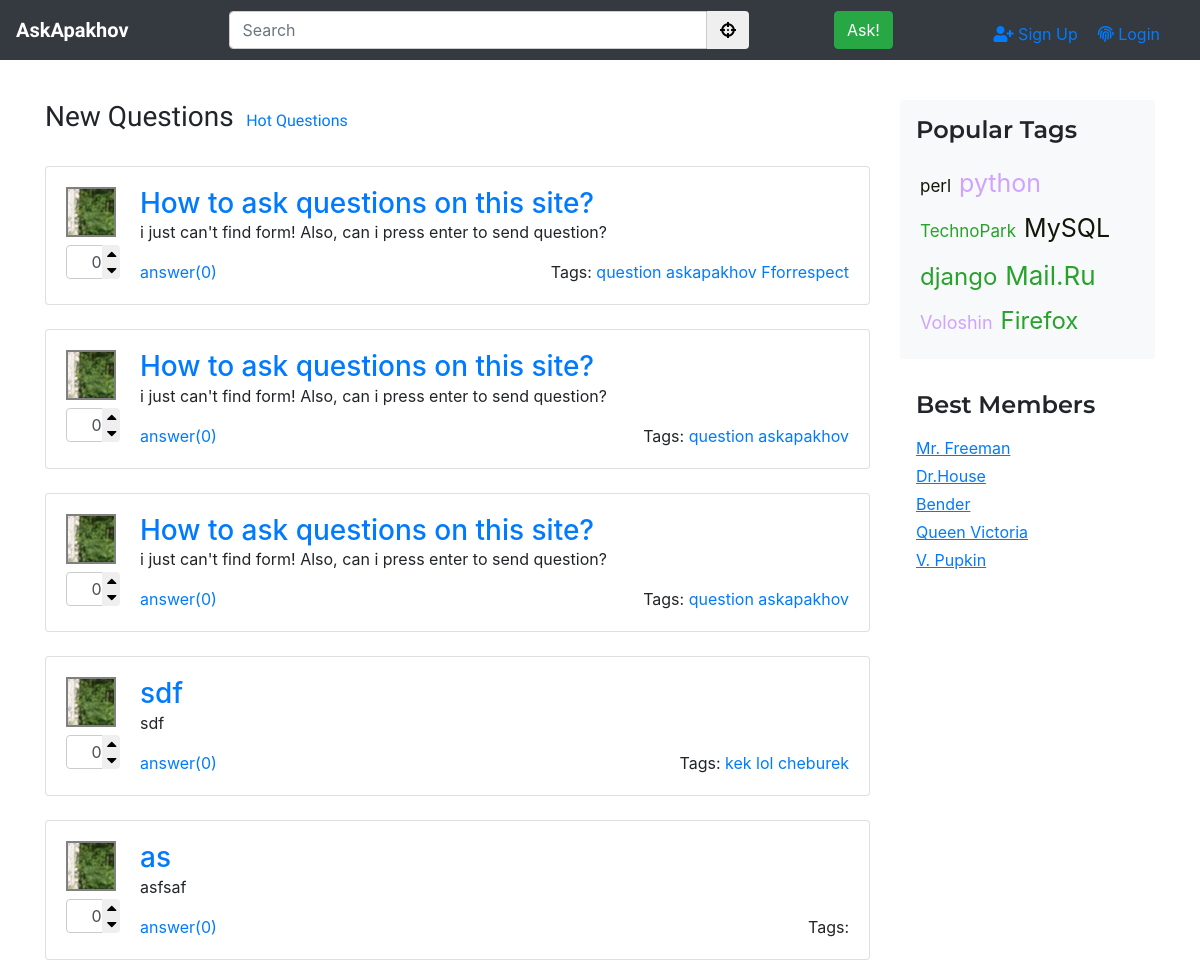
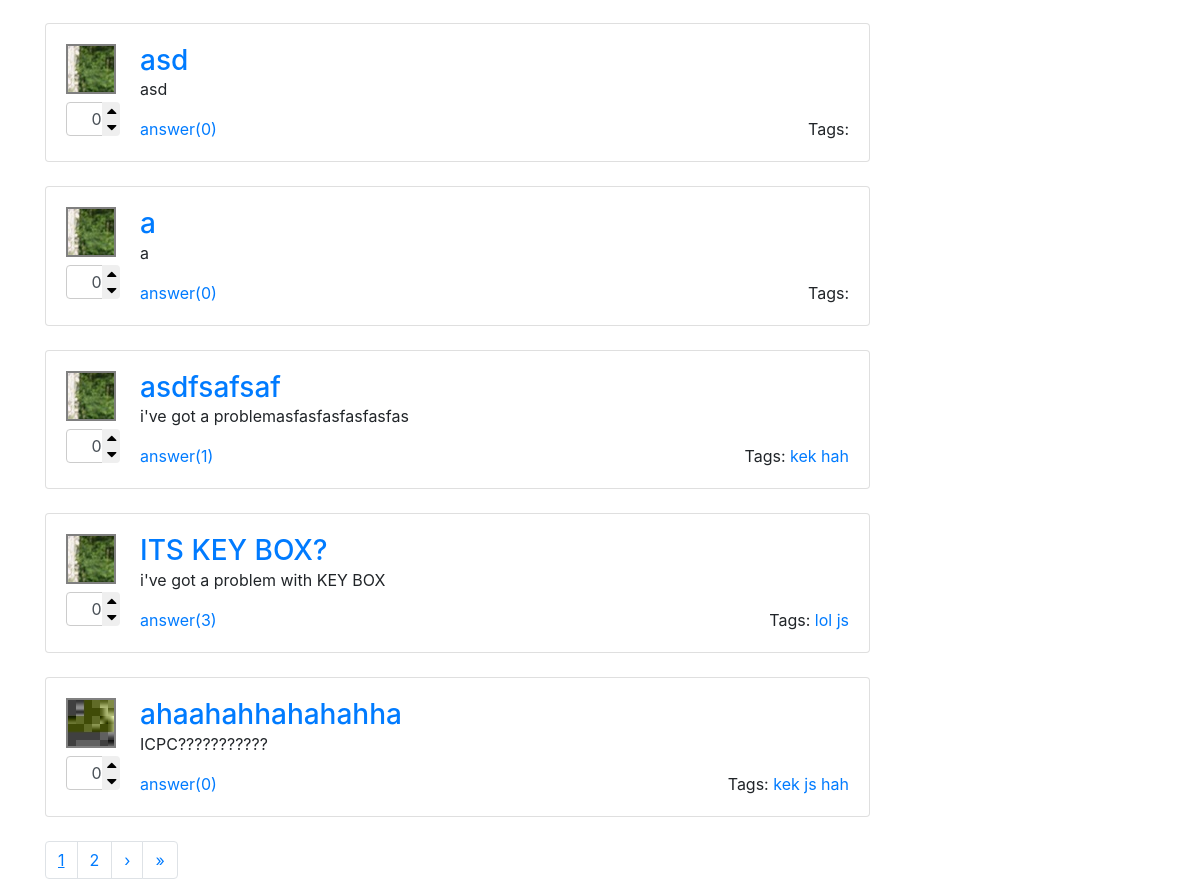
Page /9/ on the committed database (2 pictures, top to bottom).
### ask/models.py (models this page shows, shortened)
class Question(models.Model):
    objects = QuestionManager()
    autor = models.ForeignKey(Profile, on_delete=models.CASCADE)
    title = models.CharField(max_length=120, verbose_name=u"заголовок ярлыка")
    tags = models.ManyToManyField(Tag, blank=True)
    text = models.CharField(max_length=10000, verbose_name=u"full text", default="i've got a problem")
    create_time = models.TimeField(auto_now_add=True)
    like_am = models.IntegerField(default=0,verbose_name=u"количество Лукашенко")
    is_active = models.BooleanField(default=True, verbose_name=u"можно ли достать")

class Profile(AbstractUser):
    upload = models.ImageField(upload_to='%Y/%m/%d/', default='index.png')

class Tag(models.Model):
    title = models.CharField(max_length=120, verbose_name=u"заголовок ярлыка")
    def __str__(self):
        return self.title

### ask/views.py (the view)
# urls.py: path('', views.index, name='index'),
def index(request, page_num=-1):
    if page_num == -1:
        page_num = 1
        indexed = False
    else:
        indexed = True
    questions = Question.objects.order_by_date(100)
    paginator, page = pag(questions, 10, 10,request, page_num)
    return render(request, 'ask/index.html', {'questions' : page, 'paginator': paginator, 'indexed':indexed})

### ask/models.py (called while the page is built)
    def order_by_date(self, amount):
        return super().order_by('-create_time')[:amount]

### ask/views.py (called while the page is built)
def pag(items, items_on_page, page_am, request, num):
    paginator = Paginator(items, items_on_page)
    try:
        page_num = paginator.validate_number(num)
    except (ValueError, TypeError, EmptyPage):
        page_num = 1
    if page_num > page_am / 2 :
        beg_idx = page_num - page_am / 2
    else:
        beg_idx = 1
    if page_num + page_am / 2 < paginator.num_pages:
        end_idx = page_num + page_am / 2
        if end_idx < page_am:
            end_idx = page_am + 1
    else:
        end_idx = paginator.num_pages + 1
    paginator.indexes = range(int(beg_idx), int(end_idx))
    page = paginator.get_page(page_num)
    return paginator, page

### ask/templates/ask/index.html (shortened to what this page needs)
{% extends "ask/base.html" %}
{% load static %}
{% block links %}
<link rel="stylesheet" href="{% static 'ask/index.css' %}" type="text/css">{% endblock %}
{% block main-content %}
<h3 class="pb-3 mb-3 mr-2 main-header">
    New Questions
</h3>
<a href="/hot" class="main-header">Hot Questions</a>
{% for question in questions %}
{% include "ask/question_tpl.html" with question=question%}
{% endfor %}
{% include "ask/paginator.html" with page=questions indexed=indexed %}
{% endblock %}

### ask/templates/ask/question_tpl.html
{% load static %}
<div class="card flex-md-row mb-4 box-shadow h-md-250">
    <div class="card-body">
        <div style="float: left;">
            <div class="avatar-thumbnail mr-4 mb-2">
                <img src="{{question.autor.upload.url}}">
            </div>
            <div class="input-group spinner" style="width: 37px">
                <input type="text" class="form-control p-0" value="{{question.like_am}}" style="height: 34px">
                <div class="input-group-btn-vertical">
                    <button class="btn btn-default" type="button"><i class="fa fa-caret-up"></i></button>
                    <button class="btn btn-default" type="button"><i class="fa fa-caret-down"></i></button>
                </div>
            </div>
        </div>
        <h3 class="card-title mb-0"><a href="/question/{{question.id}}/">{{question.title}}</a></h5>
            <p class="card-text">{{question.text}}</p>
            <div>
                <a href="#" class="card-link">answer({{question.answer_set.count}})</a>
                <div style="float: right">
                    <span>Tags: </span>
                    {% for tag in question.tags.all %}
                    <a href="/tag/{{tag}}">{{tag}}</a>
                    {% endfor %}
                </div>
            </div>
    </div>
</div>

### ask/static/ask/index.css (style rules this page uses)
.main-header { display: inline-block; font-family: K2D; }
.spinner { width: 20px; }
.spinner input { text-align: right; }
.input-group-btn-vertical { position: relative; white-space: nowrap; width: 1%; vertical-align: middle; display: table-cell; }
.input-group-btn-vertical > .btn { display: block; float: none; width: 100%; max-width: 100%; padding: 8px; margin-left: -1px; position: relative; border-radius: 0; }
.input-group-btn-vertical > .btn:first-child { border-top-right-radius: 4px; }
.input-group-btn-vertical > .btn:last-child { margin-top: -2px; border-bottom-right-radius: 4px; }
.input-group-btn-vertical i { position: absolute; top: 0; left: 4px; }

### ask/static/ask/base.css (style rules this page uses)
input[type="text"], textarea { outline: none; box-shadow:none !important; border:1px solid #ccc; }
.avatar-thumbnail { width:50px; height:50px; border: 2px solid gray; overflow: hidden; position: relative; }
.avatar-thumbnail img { position: absolute; }

### rows in the picture
Question: autor.upload (picture), like_am "0", title "How to ask questions on this site?", text "i just can't find form! Also, can i press enter to send question?", answer_set.count "0"
Tag: title "question"
Tag: title "askapakhov"
Tag: title "Fforrespect"
Question: autor.upload (picture), like_am "0", title "How to ask questions on this site?", text "i just can't find form! Also, can i press enter to send question?", answer_set.count "0"
Question: autor.upload (picture), like_am "0", title "How to ask questions on this site?", text "i just can't find form! Also, can i press enter to send question?", answer_set.count "0"
Question: autor.upload (picture), like_am "0", title "sdf", text "sdf", answer_set.count "0"
Tag: title "kek"
Tag: title "lol"
Tag: title "cheburek"
Question: autor.upload (picture), like_am "0", title "as", text "asfsaf", answer_set.count "0"
Question: autor.upload (picture), like_am "0", title "asd", text "asd", answer_set.count "0"
Question: autor.upload (picture), like_am "0", title "a", text "a", answer_set.count "0"
Question: autor.upload (picture), like_am "0", title "asdfsafsaf", text "i've got a problemasfasfasfasfasfas", answer_set.count "1"
Tag: title "hah"
Question: autor.upload (placeholder picture), like_am "0", title "ITS KEY BOX?", text "i've got a problem with KEY BOX", answer_set.count "3"
Tag: title "js"
Question: autor.upload (picture), like_am "0", title "ahaahahhahahahha", text "ICPC???????????", answer_set.count "0"

### other values in the picture
{{ idx }} "1"
{{ idx }} "2"
